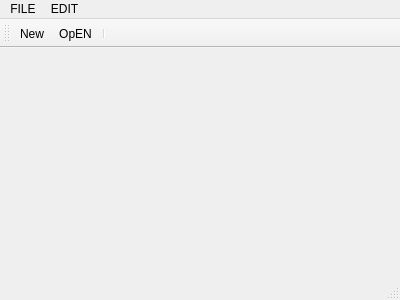
<?xml version="1.0" encoding="UTF-8"?>
<ui version="4.0">
 <class>MainWindow</class>
 <widget class="QMainWindow" name="MainWindow">
  <property name="geometry">
   <rect>
    <x>0</x>
    <y>0</y>
    <width>400</width>
    <height>300</height>
   </rect>
  </property>
  <property name="windowTitle">
   <string>MainWindow</string>
  </property>
  <widget class="QWidget" name="centralWidget"/>
  <widget class="QMenuBar" name="menuBar">
   <property name="geometry">
    <rect>
     <x>0</x>
     <y>0</y>
     <width>400</width>
     <height>19</height>
    </rect>
   </property>
   <widget class="QMenu" name="menuFILE">
    <property name="title">
     <string>FILE</string>
    </property>
    <addaction name="actionNew"/>
    <addaction name="separator"/>
    <addaction name="actionOpEN"/>
    <addaction name="actionClose"/>
   </widget>
   <widget class="QMenu" name="menuEDIT">
    <property name="title">
     <string>EDIT</string>
    </property>
    <addaction name="actionCopy"/>
    <addaction name="actionCut"/>
    <addaction name="actionPast"/>
   </widget>
   <addaction name="menuFILE"/>
   <addaction name="menuEDIT"/>
  </widget>
  <widget class="QToolBar" name="mainToolBar">
   <attribute name="toolBarArea">
    <enum>TopToolBarArea</enum>
   </attribute>
   <attribute name="toolBarBreak">
    <bool>false</bool>
   </attribute>
   <addaction name="actionNew"/>
   <addaction name="actionOpEN"/>
   <addaction name="separator"/>
  </widget>
  <widget class="QStatusBar" name="statusBar"/>
  <action name="actionNew">
   <property name="checkable">
    <bool>false</bool>
   </property>
   <property name="icon">
    <iconset resource="res.qrc">
     <normaloff>:/img/image/help.png</normaloff>:/img/image/help.png</iconset>
   </property>
   <property name="text">
    <string>New</string>
   </property>
   <property name="shortcut">
    <string>Ctrl+E</string>
   </property>
  </action>
  <action name="actionOpEN">
   <property name="text">
    <string>OpEN</string>
   </property>
  </action>
  <action name="actionClose">
   <property name="text">
    <string>Close</string>
   </property>
  </action>
  <action name="actionCopy">
   <property name="text">
    <string>Copy</string>
   </property>
  </action>
  <action name="actionCut">
   <property name="text">
    <string>Cut</string>
   </property>
  </action>
  <action name="actionPast">
   <property name="text">
    <string>Past</string>
   </property>
  </action>
 </widget>
 <layoutdefault spacing="6" margin="11"/>
 <resources>
  <include location="res.qrc"/>
 </resources>
 <connections>
  <connection>
   <sender>actionClose</sender>
   <signal>triggered()</signal>
   <receiver>MainWindow</receiver>
   <slot>close()</slot>
   <hints>
    <hint type="sourcelabel">
     <x>-1</x>
     <y>-1</y>
    </hint>
    <hint type="destinationlabel">
     <x>199</x>
     <y>149</y>
    </hint>
   </hints>
  </connection>
 </connections>
</ui>
